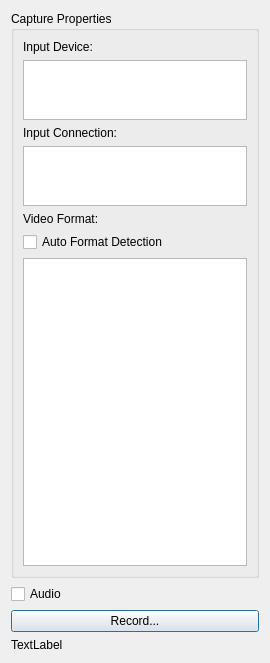
<?xml version="1.0" encoding="UTF-8"?>
<ui version="4.0">
 <class>OverlayWindow</class>
 <widget class="QDialog" name="OverlayWindow">
  <property name="geometry">
   <rect>
    <x>0</x>
    <y>0</y>
    <width>270</width>
    <height>663</height>
   </rect>
  </property>
  <property name="windowTitle">
   <string>Dialog</string>
  </property>
  <layout class="QVBoxLayout" name="verticalLayout_2">
   <item>
    <widget class="QGroupBox" name="propertiesGroupBox">
     <property name="enabled">
      <bool>true</bool>
     </property>
     <property name="title">
      <string>Capture Properties</string>
     </property>
     <layout class="QVBoxLayout" name="verticalLayout">
      <item>
       <widget class="QLabel" name="label_5">
        <property name="text">
         <string>Input Device:</string>
        </property>
       </widget>
      </item>
      <item>
       <widget class="QListWidget" name="listWidget_input_device">
        <property name="sizePolicy">
         <sizepolicy hsizetype="Preferred" vsizetype="Minimum">
          <horstretch>0</horstretch>
          <verstretch>0</verstretch>
         </sizepolicy>
        </property>
        <property name="maximumSize">
         <size>
          <width>16777215</width>
          <height>60</height>
         </size>
        </property>
       </widget>
      </item>
      <item>
       <widget class="QLabel" name="label">
        <property name="text">
         <string>Input Connection:</string>
        </property>
       </widget>
      </item>
      <item>
       <widget class="QListWidget" name="listWidget_input_connection">
        <property name="sizePolicy">
         <sizepolicy hsizetype="Preferred" vsizetype="Minimum">
          <horstretch>0</horstretch>
          <verstretch>0</verstretch>
         </sizepolicy>
        </property>
        <property name="maximumSize">
         <size>
          <width>16777215</width>
          <height>60</height>
         </size>
        </property>
       </widget>
      </item>
      <item>
       <widget class="QLabel" name="label_4">
        <property name="text">
         <string>Video Format:</string>
        </property>
       </widget>
      </item>
      <item>
       <widget class="QCheckBox" name="checkBox_display_mode_auto_detection">
        <property name="text">
         <string>Auto Format Detection</string>
        </property>
       </widget>
      </item>
      <item>
       <widget class="QListWidget" name="listWidget_display_mode">
        <property name="sizePolicy">
         <sizepolicy hsizetype="Preferred" vsizetype="Expanding">
          <horstretch>0</horstretch>
          <verstretch>0</verstretch>
         </sizepolicy>
        </property>
       </widget>
      </item>
     </layout>
    </widget>
   </item>
   <item>
    <widget class="QCheckBox" name="checkBox_audio">
     <property name="text">
      <string>Audio</string>
     </property>
    </widget>
   </item>
   <item>
    <widget class="QPushButton" name="pushButton_record">
     <property name="text">
      <string>Record...</string>
     </property>
    </widget>
   </item>
   <item>
    <widget class="QLabel" name="label_recording_status">
     <property name="text">
      <string>TextLabel</string>
     </property>
    </widget>
   </item>
  </layout>
 </widget>
 <resources/>
 <connections/>
</ui>
